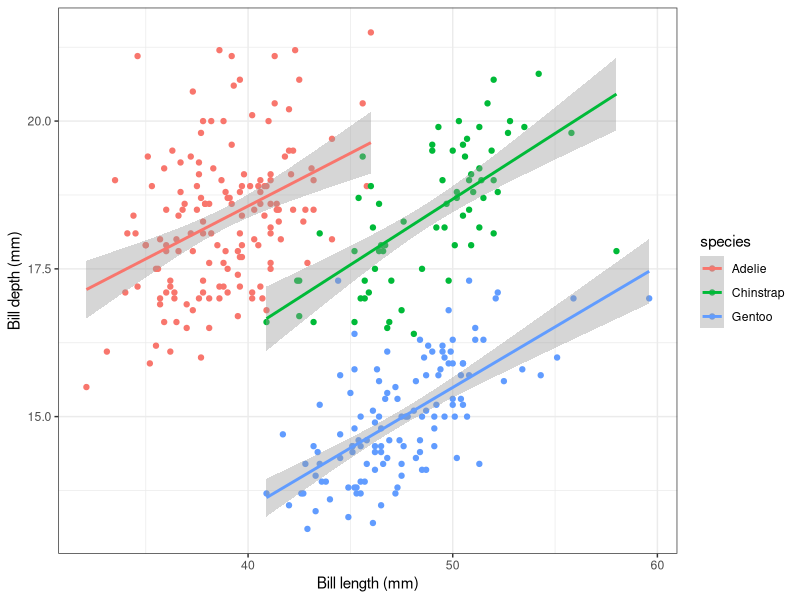
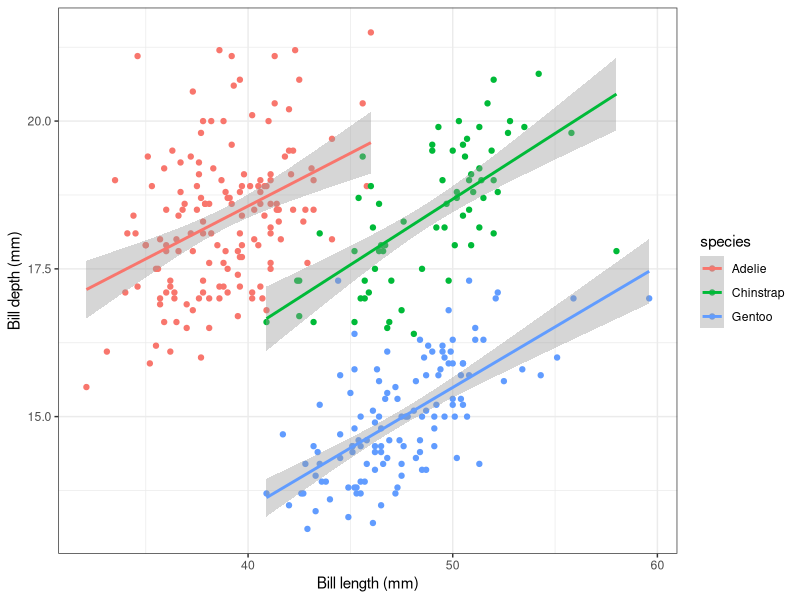
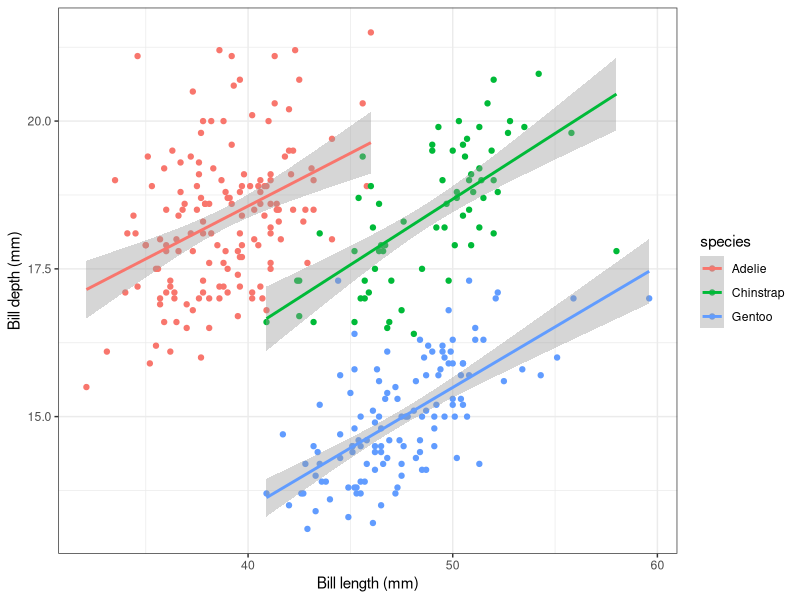
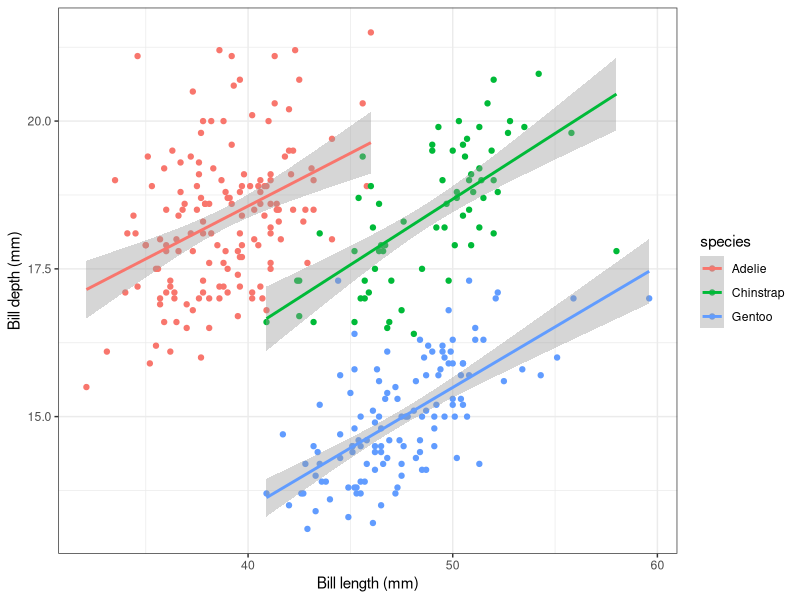
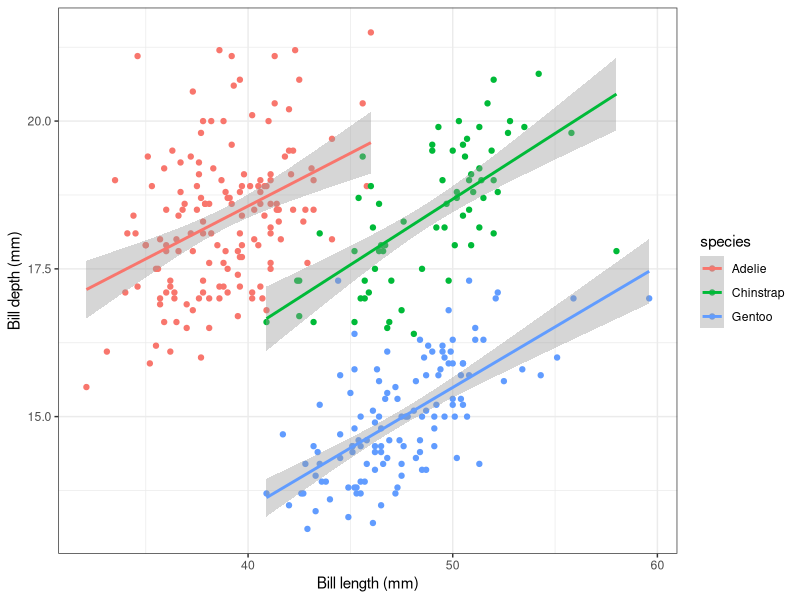
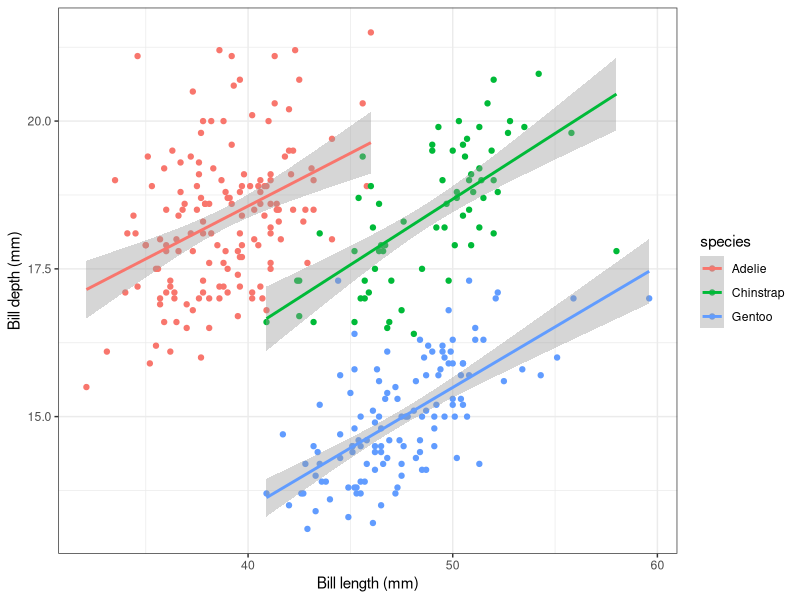
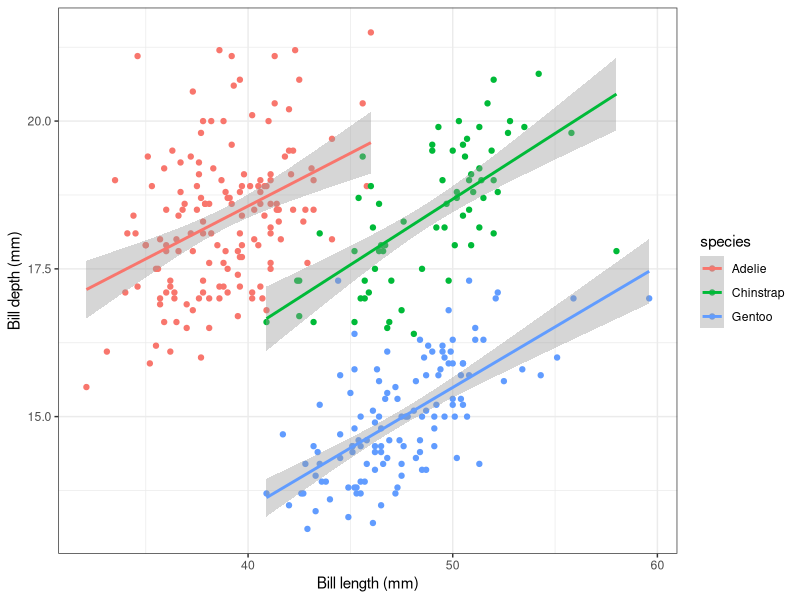

Write R code to recreate these figures, in order.
## ---- chunk 1
knitr::opts_chunk$set(echo = TRUE,
                      message = FALSE,
                      warning = FALSE,
                      fig.path = "../output/")
## ---- chunk 2
library(palmerpenguins)
library(tidyverse)
library(here)
library(ggplot2)
## ---- chunk 3
glimpse(penguins)

## ---- chunk 4
penguins %>%
  ggplot(aes(x = bill_length_mm, y = bill_depth_mm, color= species)) +
  geom_point()+
  geom_smooth(method = "lm") +
  labs(x = "Bill length (mm)", y = "Bill depth (mm)") +
  theme_bw()
## ---- chunk 5
penguins %>%
  ggplot(aes(x = bill_length_mm, y = bill_depth_mm, color= species)) +
  geom_point()+
  geom_smooth(method = "lm") +
  labs(x = "Bill length (mm)", y = "Bill depth (mm)") +
  theme_bw()
## ---- chunk 6
penguins %>%
  ggplot(aes(x = bill_length_mm, y = bill_depth_mm, color= species)) +
  geom_point()+
  geom_smooth(method = "lm") +
  labs(x = "Bill length (mm)", y = "Bill depth (mm)") +
  theme_bw()
## ---- chunk 7
penguins %>%
  ggplot(aes(x = bill_length_mm, y = bill_depth_mm, color= species)) +
  geom_point()+
  geom_smooth(method = "lm") +
  labs(x = "Bill length (mm)", y = "Bill depth (mm)") +
  theme_bw()
## ---- chunk 8
penguins %>%
  ggplot(aes(x = bill_length_mm, y = bill_depth_mm, color= species)) +
  geom_point()+
  geom_smooth(method = "lm") +
  labs(x = "Bill length (mm)", y = "Bill depth (mm)") +
  theme_bw()
## ---- chunk 9
penguins %>%
  ggplot(aes(x = bill_length_mm, y = bill_depth_mm, color= species)) +
  geom_point()+
  geom_smooth(method = "lm") +
  labs(x = "Bill length (mm)", y = "Bill depth (mm)") +
  theme_bw()
## ---- chunk 10
penguins %>%
  ggplot(aes(x = bill_length_mm, y = bill_depth_mm, color= species)) +
  geom_point()+
  geom_smooth(method = "lm") +
  labs(x = "Bill length (mm)", y = "Bill depth (mm)") +
  theme_bw()
## ---- chunk 11
## to make a summary table directly, use kabletable
library(kableExtra)
library(tidyverse)
library(dplyr)

penguins %>% 
  group_by(species) %>%
  summarise(billmean = mean(bill_length_mm, na.rm = TRUE)) %>%
  kbl() # make it a kable table, very basic

## ---- chunk 12
penguins %>% 
  group_by(species) %>%
  summarise(billmean = mean(bill_length_mm, na.rm = TRUE)) %>%
  kbl() %>%                      # make it a kable table
  kable_classic() %>%            #adding the theme in the kable
  row_spec(2, bold =  T, color = "white", background = "red") %>%  #Highlight to row 2, where background color is red, and the text color is white. 
  kable_styling(full_width = FALSE) #If you want the table not too wide
